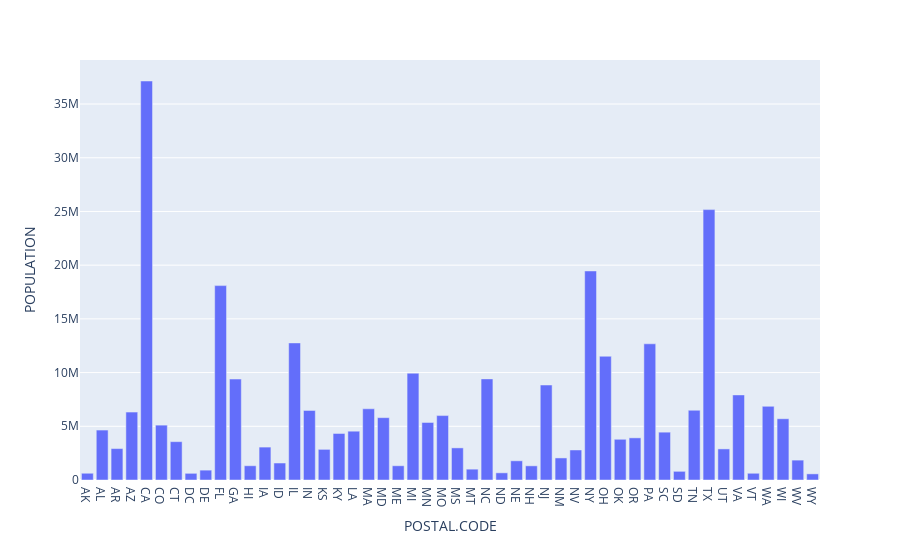

Here is the notebook cell this chart was saved with:
### Markdown cell above
The number of outages seems fairly standard comparted to the average values of the total numbers above - perhaps deleware has a significantly lower population than other states

### Code cell
px.bar(formated_data.groupby('POSTAL.CODE').mean().reset_index(), x='POSTAL.CODE', y='POPULATION')

### Figure 1 — Plotly figure (JSON) as saved in the notebook; plotly's stock layout.template omitted (floating-point values rounded to 4 significant figures)
{"data": [{"alignmentgroup": "True", "hovertemplate": "POSTAL.CODE=%{x}<br>POPULATION=%{y}<extra></extra>", "legendgroup": "", "marker": {"color": "#636efa", "pattern": {"shape": ""}}, "name": "", "offsetgroup": "", "orientation": "v", "showlegend": false, "textposition": "auto", "type": "bar", "x": ["AK", "AL", "AR", "AZ", "CA", "CO", "CT", "DC", "DE", "FL", "GA", "HI", "IA", "ID", "IL", "IN", "KS", "KY", "LA", "MA", "MD", "ME", "MI", "MN", "MO", "MS", "MT", "NC", "ND", "NE", "NH", "NJ", "NM", "NV", "NY", "OH", "OK", "OR", "PA", "SC", "SD", "TN", "TX", "UT", "VA", "VT", "WA", "WI", "WV", "WY"], "xaxis": "x", "y": [627963, 4649000.0, 2925000.0, 6321000.0, 37150000.0, 5108534, 3569000.0, 621900.0, 919200.0, 18100000.0, 9397000.0, 1328000.0, 3064000.0, 1581000.0, 12760000.0, 6479000.0, 2852000.0, 4332000.0, 4544000.0, 6630000.0, 5804000.0, 1326000.0, 9942000.0, 5355415, 5996825, 2989000.0, 1009000.0, 9413000.0, 667374, 1787000.0, 1319000.0, 8843000.0, 2053417, 2795000.0, 19460000.0, 11520000.0, 3791000.0, 3924000.0, 12680000.0, 4454000.0, 807067, 6492000.0, 25170000.0, 2894000.0, 7920000.0, 626600.0, 6859000.0, 5701000.0, 1851000.0, 571000.0], "yaxis": "y"}], "layout": {"barmode": "relative", "legend": {"tracegroupgap": 0}, "margin": {"t": 60}, "xaxis": {"anchor": "y", "domain": [0, 1], "title": {"text": "POSTAL.CODE"}}, "yaxis": {"anchor": "x", "domain": [0, 1], "title": {"text": "POPULATION"}}}}
